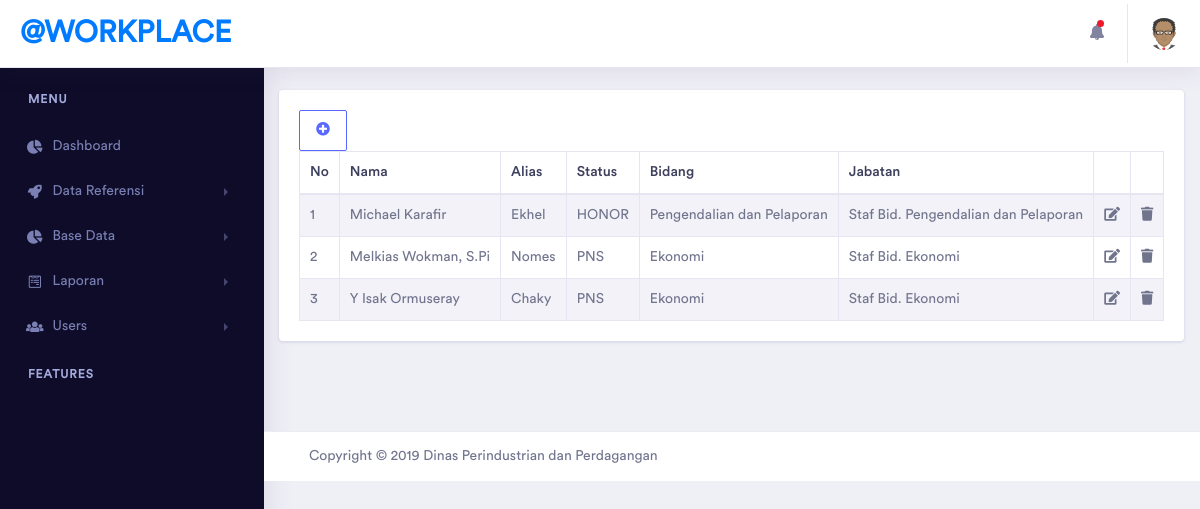
The page /index.php/admin/pegawai on the database its author committed.
### tables this page shows
CREATE TABLE `tb_pegawai` (
  `id_pegawai` int(20) NOT NULL,
  `nama_lengkap` varchar(200) NOT NULL,
  `nama_panggilan` varchar(200) NOT NULL,
  `id_status` int(14) NOT NULL,
  `id_bidang` int(10) NOT NULL,
  `id_jabatan` int(10) NOT NULL,
  `foto` varchar(128) NOT NULL
);

CREATE TABLE `tb_status` (
  `id_status` int(14) NOT NULL,
  `status` varchar(50) NOT NULL
);

CREATE TABLE `tb_bidang` (
  `id_bidang` int(10) NOT NULL,
  `bidang` varchar(50) NOT NULL
);

CREATE TABLE `tb_jabatan` (
  `id_jabatan` int(10) NOT NULL,
  `id_bidang` int(10) NOT NULL,
  `jabatan` varchar(128) NOT NULL
);

### application/libraries/Template.php (called while the page is built, shortened)
<?php
class Template {
		var $template_data = array();
		function set($name, $value)
		{
			$this->template_data[$name] = $value;
		}
		function load($template = '', $view = '' , $view_data = array(), $return = FALSE)
		{
			$this->CI =& get_instance();
			$this->set('contents', $this->CI->load->view($view, $view_data, TRUE));
			return $this->CI->load->view($template, $this->template_data, $return);
		}
}

### application/controllers/Admin.php (called while the page is built, shortened)
<?php
class Admin extends CI_Controller{
  public function pegawai()
  {
    $data['title'] = 'Admin | Pegawai';
    $data['hasil'] = $this->M_admin->tampil_pegawai();
    $data['bidang'] = $this->db->query("SELECT * FROM tb_bidang ORDER BY id_bidang")->result();
    $data['status'] = $this->db->query("SELECT * FROM tb_status ORDER BY id_status")->result();
    $this->template->load('MasterAdmin','admin/pegawai',$data);
  }
}

### index.php (called while the page is built, shortened)
<?php
require_once BASEPATH.'core/CodeIgniter.php';

### application/models/M_admin.php (called while the page is built, shortened)
<?php
class M_admin extends CI_Model{
  function tampil_pegawai(){
    $query = $this->db->query("SELECT *
    FROM tb_pegawai
    LEFT JOIN tb_status ON tb_pegawai.id_status = tb_status.id_status
    LEFT JOIN tb_bidang ON tb_pegawai.id_bidang = tb_bidang.id_bidang
    LEFT JOIN tb_jabatan ON tb_pegawai.id_jabatan = tb_jabatan.id_jabatan
    ORDER BY id_pegawai");
    if($query->num_rows > 0){
				return false;
			}
			else{
				return $query->result();
			}
  }
}

### application/views/admin/pegawai.php (the view, shortened to what this page needs)
<div class="card">
  <div class="card-body">
    <div class="col-ld-12">
      <div class="table-responsive">
        <a href="#" class="btn btn-outline-primary" data-target="#modalTambah" data-toggle="modal" title="Tambah Pegawai"><i class="fa fa-plus-circle"></i></a>
        <table class="table table-bordered table-striped">
          <thead>
            <tr class="center">
              <th>No</th>
              <th>Nama</th>
              <th>Alias</th>
              <th>Status</th>
              <th>Bidang</th>
              <th>Jabatan</th>
              <th></th>
              <th></th>
            </tr>
          </thead>
          <tbody>
            <?php
            $no = 1;
            foreach($hasil as $item){?>
              <tr class="center">
                <td><?php echo $no++ ?></td>
                <td><?php echo $item->nama_lengkap ?></td>
                <td><?php echo $item->nama_panggilan ?></td>
                <td><?php echo $item->status ?></td>
                <td><?php echo $item->bidang ?></td>
                <td><?php echo $item->jabatan ?></td>
                <td>
                  <a href="javascript:void(0);" data-target="#modalEdit" data-toggle="modal" data-placement="bottom" title="Edit">
                    <i class="fa fa-edit" onclick="edit(
                    '<?php echo $item->id_pegawai ?>',
                    '<?php echo $item->nama_lengkap ?>',
                    '<?php echo $item->nama_panggilan ?>',
                    '<?php echo $item->status ?>',
                    '<?php echo $item->id_bidang ?>',
                    '<?php echo $item->id_jabatan ?>')">
                  </i>
                </a>
                </td>
                <td>
                  <a href="<?php echo base_url();?>admin/hapus_pegawai_proses/<?php echo $item->id_pegawai ?>" onclick="return confirm('Anda Yakin Ingin Menghapusnya ?')" class="fa fa-trash" data-toggle="tooltip" data-placement="bottom" title="Hapus"></a>
                </td>
              </tr>
            <?php }
            ?>
          </tbody>
        </table>
      </div>
    </div>
  </div>
</div>

### rows shown on the page
tb_pegawai: nama_lengkap "Michael Karafir", nama_panggilan "Ekhel", id_status.status "HONOR", id_bidang.bidang "Pengendalian dan Pelaporan", id_jabatan.jabatan "Staf Bid. Pengendalian dan Pelaporan"
tb_pegawai: nama_lengkap "Melkias Wokman, S.Pi", nama_panggilan "Nomes", id_status.status "PNS", id_bidang.bidang "Ekonomi", id_jabatan.jabatan "Staf Bid. Ekonomi"
tb_pegawai: nama_lengkap "Y Isak Ormuseray", nama_panggilan "Chaky", id_status.status "PNS", id_bidang.bidang "Ekonomi", id_jabatan.jabatan "Staf Bid. Ekonomi"
